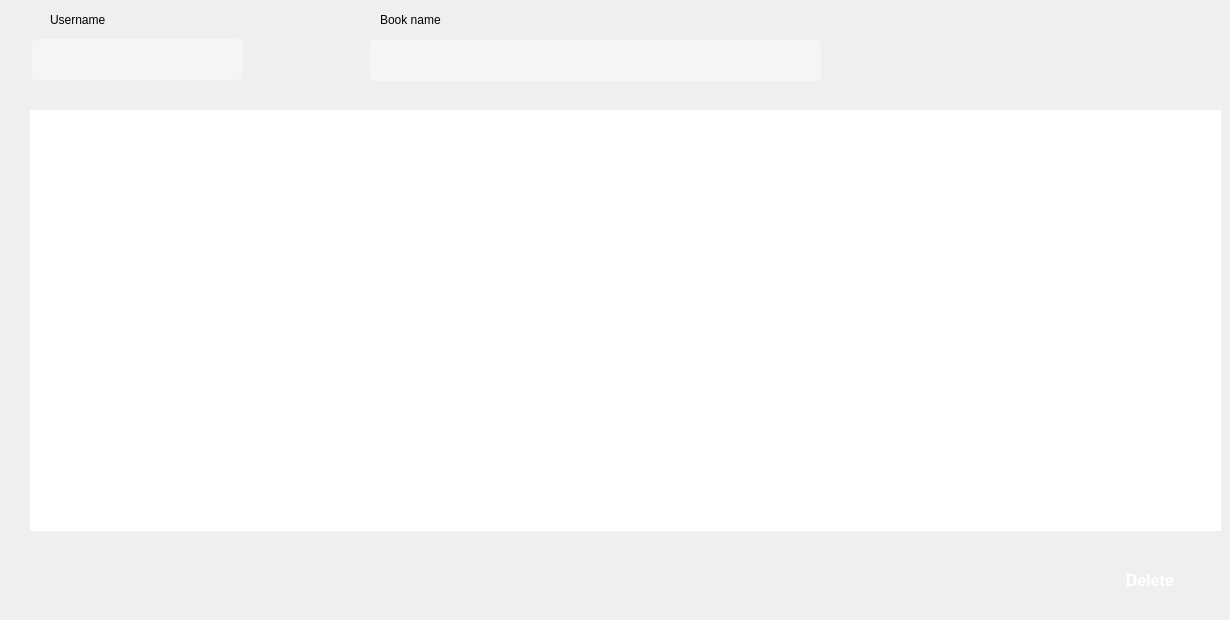
   <widget class="QWidget" name="Request">
    <attribute name="title">
     <string>Request</string>
    </attribute>
    <widget class="QLabel" name="label_2">
     <property name="geometry">
      <rect>
       <x>50</x>
       <y>10</y>
       <width>75</width>
       <height>20</height>
      </rect>
     </property>
     <property name="styleSheet">
      <string notr="true"/>
     </property>
     <property name="text">
      <string>Username</string>
     </property>
    </widget>
    <widget class="QPushButton" name="searchButton_3">
     <property name="geometry">
      <rect>
       <x>1070</x>
       <y>550</y>
       <width>151</width>
       <height>61</height>
      </rect>
     </property>
     <property name="styleSheet">
      <string notr="true">border: 0px;
border-radius:0;
border-left:10;
border-color:white;
color:white;
font-family:&quot;Roboto&quot;;
font-weight:600;
border-radius:4px;
border:0px;
font-size:16px;</string>
     </property>
     <property name="text">
      <string>  Delete</string>
     </property>
     <property name="icon">
      <iconset resource="LIBPRO.qrc">
       <normaloff>:/icon/Resources/icon/cancel-button - Copy.png</normaloff>:/icon/Resources/icon/cancel-button - Copy.png</iconset>
     </property>
     <property name="iconSize">
      <size>
       <width>30</width>
       <height>40</height>
      </size>
     </property>
    </widget>
    <widget class="QLineEdit" name="username">
     <property name="geometry">
      <rect>
       <x>32</x>
       <y>39</y>
       <width>211</width>
       <height>41</height>
      </rect>
     </property>
     <property name="styleSheet">
      <string notr="true">background-color:rgba(255,255,255,0.4);
border-radius:5px;</string>
     </property>
    </widget>
    <widget class="QLineEdit" name="book_name">
     <property name="geometry">
      <rect>
       <x>370</x>
       <y>40</y>
       <width>451</width>
       <height>41</height>
      </rect>
     </property>
     <property name="styleSheet">
      <string notr="true">background-color:rgba(255,255,255,0.4);
border-radius:5px;</string>
     </property>
    </widget>
    <widget class="QLabel" name="label_3">
     <property name="geometry">
      <rect>
       <x>380</x>
       <y>10</y>
       <width>81</width>
       <height>20</height>
      </rect>
     </property>
     <property name="styleSheet">
      <string notr="true"/>
     </property>
     <property name="text">
      <string>Book name</string>
     </property>
    </widget>
    <widget class="QTableWidget" name="requestTable">
     <property name="geometry">
      <rect>
       <x>30</x>
       <y>110</y>
       <width>1191</width>
       <height>421</height>
      </rect>
     </property>
     <property name="styleSheet">
      <string notr="true">border: 0;
	font: 10pt &quot;Segoe UI&quot;;
font-weight:600;
border-radius: 5px;background-color: rgba(255, 255, 255, .4);alternate-background-color:rgba(159, 173, 201,0.2);selection-background-color:red;</string>
     </property>
    </widget>
   </widget>
